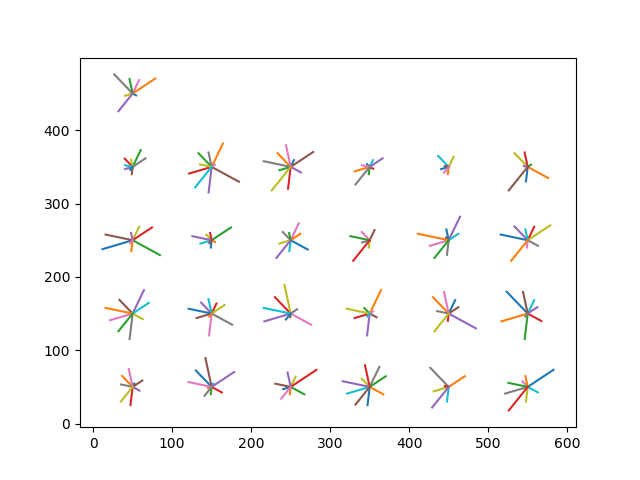
#> input picture computer-vision/a8/1_1_hog.png, 640 x 480 px, given as the content of the folder /Users/larken/class/computer-vision/a8/jpl/1_1, which was not available
$ python a8.py   (Python 2 division)   (older library calls are emulated)
#> lines starting #> are read from the running program, lines starting #| are printed output that depends on the picture; pictures that were not available may be replaced by others from this repository, and a replacement may not be noted
from numpy import *
from os import listdir
from os.path import isfile, join
import os
import cv2

project_dir = "/Users/larken/class/computer-vision/a8/"

def draw_flow(im,flow,step=16):
    """ Plot optical flow at sample points
    spaced step pixels apart. """
    h,w = im.shape[:2]
    y,x = mgrid[step/2:h:step,step/2:w:step].reshape(2,-1)
    fx,fy = flow[y,x].T
    # create line endpoints
    lines = vstack([x,y,x+fx,y+fy]).T.reshape(-1,2,2)
    lines = int32(lines)
    # create image and draw
    vis = cv2.cvtColor(im,cv2.COLOR_GRAY2BGR)
    for (x1,y1),(x2,y2) in lines:
        cv2.line(vis,(x1,y1),(x2,y2),(0,255,0),1)
        cv2.circle(vis,(x1,y1),1,(0,255,0), -1)
    return vis

# Generating optical flow Dog frames
'''
dog_path = "/Users/larken/class/computer-vision/a8/dog/"
dog_frames = [f for f in listdir(dog_path)]
flow_dog_path = "/Users/larken/class/computer-vision/a8/flow_dog/"
first_dog_frame = cv2.imread(dog_path + dog_frames[0])
prev_gray = cv2.cvtColor(first_dog_frame, cv2.COLOR_BGR2GRAY)

for f in dog_frames:
    im = cv2.imread(dog_path + f)
    gray = cv2.cvtColor(im,cv2.COLOR_BGR2GRAY)
    flow = cv2.calcOpticalFlowFarneback(prev_gray,gray,0.5,1,3,15,3,5,1)
    prev_gray = gray
    flow_viz = draw_flow(gray,flow)
    cv2.imwrite(flow_dog_path + f, flow_viz)
'''

# Generating optical flow Thomas frames
'''
thomas_path = "/Users/larken/class/computer-vision/a8/jpl_thomas/"
thomas_frames = [f for f in listdir(thomas_path) if not f == ".DS_Store"]
flow_thomas_path = "/Users/larken/class/computer-vision/a8/flow_thomas/"
first_thomas_frame = cv2.imread(thomas_path + thomas_frames[0])

prev_gray = cv2.cvtColor(first_thomas_frame, cv2.COLOR_BGR2GRAY)

for f in thomas_frames:
    im = cv2.imread(thomas_path + f)
    gray = cv2.cvtColor(im,cv2.COLOR_BGR2GRAY)
    flow = cv2.calcOpticalFlowFarneback(prev_gray,gray,0.5,1,3,15,3,5,1)
    prev_gray = gray
    flow_viz = draw_flow(gray,flow)
    cv2.imwrite(flow_thomas_path + f, flow_viz)
'''

def xyt(sequence_dir):
    fnames = os.listdir(sequence_dir)
    label = int(sequence_dir.split('_')[1])
    # frames = sorted(fnames, key = lambda x: int(x.split('_')[1].split('.')[0]))
    return label, stack([cv2.imread(os.path.join(sequence_dir,f)) for f in fnames])

def get_HOG_of_frame(frame):
    """Extracts histogram of gradients for a single frame. Divide the frame into 5-by-5 spatial regions,
    and then count the number of pixels (in each region) belonging to each of 9 gradient orientation bins."""
    HOGS = []
    im = float32(frame) / 255.0
    gx = cv2.Sobel(im, cv2.CV_32F, 1, 0, ksize=1)
    gy = cv2.Sobel(im, cv2.CV_32F, 0, 1, ksize=1)
    mag, angle = cv2.cartToPolar(gx, gy, angleInDegrees=True)
    angle = uint8(angle)

    # Create 5x5 spatial regions
    v_offset = int(ceil(angle.shape[1] / 5))
    h_offset = int(ceil(angle.shape[0] / 5))
    for i in range(0, angle.shape[1], v_offset):
        for j in range(0, angle.shape[0], h_offset):
            x_window = i+v_offset
            y_window = j+h_offset
            if i+v_offset >= angle.shape[1]:
                x_window = angle.shape[1]
            if j+h_offset >= angle.shape[0]:
                y_window = angle.shape[0]
            region = angle[i:x_window, j:y_window]
            # For this region, calculate gradient directions and store in HOG
            HOG = zeros_like(arange(9), dtype=uint8)
            for dir in region.flatten():
                if dir > 180:
                    dir = dir % 180
                bin = int(floor(dir / 20))
                if bin == 9:
                    HOG[bin-1] += 1
                else:
                    HOG[bin] += 1

            HOGS.append(HOG)

    result = array(HOGS).flatten()
    return result

def video_HOG_average(sequence_dir):
    label, frames = xyt(sequence_dir)
#> label = 1
    average_HOG = zeros_like(arange(255))
    i = 0
    for f in frames:
        print "Processing frame {0}".format(i)
        averaged_HOG =+ get_HOG_of_frame(f)
        i += 1
#> this loop made 1 pass
#> (v_offset in get_HOG_of_frame, h_offset in get_HOG_of_frame, i) on pass 1: (128, 96, 1)
#| Processing frame 0
#> pass 1, in get_HOG_of_frame, `gx = cv2.Sobel(im, cv2.CV_32F, 1, 0, ksize=1)`:
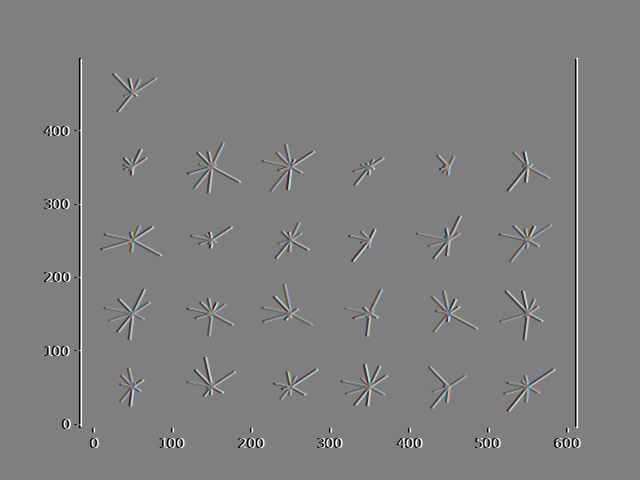
#> gx: shape (480, 640, 3) float32; mean of channels 0, 1, 2 1.86e-11, 6.21e-12, 1.09e-11; drawn with min black and max white
#> pass 1, in get_HOG_of_frame, `gy = cv2.Sobel(im, cv2.CV_32F, 0, 1, ksize=1)`:
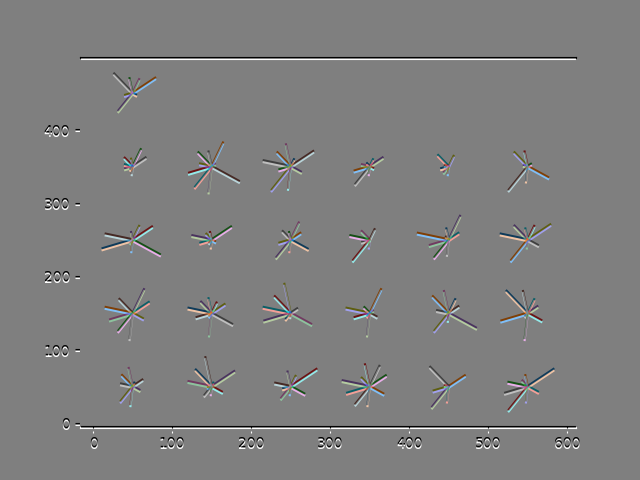
#> gy: shape (480, 640, 3) float32; mean of channels 0, 1, 2 -1.84e-09, -2.64e-09, -1.05e-09; drawn with min black and max white
#> pass 1, in get_HOG_of_frame, `mag, angle = cv2.cartToPolar(gx, gy, angleInDegrees=True)`:
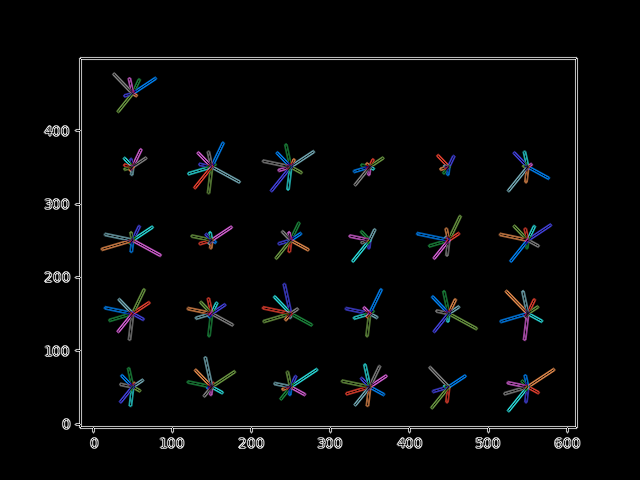
#> mag: shape (480, 640, 3) float32; mean of channels 0, 1, 2 0.0396, 0.0369, 0.0343; drawn with min black and max white
#> after the loop, i = 1

    return label, averaged_HOG / frames.shape[0]

jpl_path = project_dir + "jpl/"
video_HOG_average(jpl_path + "1_1")

# [11 lines of commented-out code are left out]
